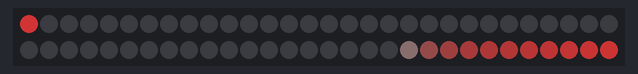
Bench run of a sketch on a simulated Arduino Uno, built with avr-gcc and run on an emulated ATmega328P. Shown: 60 RGB LEDs in strip order, left to right, continuing on the next row. Dim RGB values are drawn brighter than linear.

Above: at 0.16 s.
At 0.82 s:
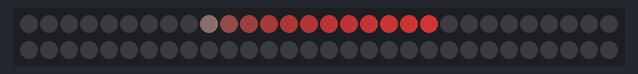
At 1.8 s:
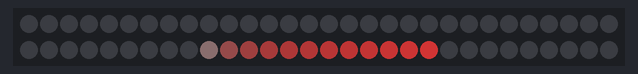

Measured:
- by itself, everything shown: repeats every 2.0 s, in 6 steps

The sketch:

looping_trail.ino
```cpp
#include <Adafruit_NeoPixel.h>
#ifdef __AVR__
  #include <avr/power.h>
#endif

#define PIN            6
#define NUMPIXELS      60
#define TRAIL_LENGTH   12
#define DELAY          30

Adafruit_NeoPixel pixels = Adafruit_NeoPixel(NUMPIXELS, PIN, NEO_GRB + NEO_KHZ800);

int trail_indices[TRAIL_LENGTH];
uint32_t trail_colors[TRAIL_LENGTH];
int r = 120;
int g = 30;
int b = 30;

void setup() {
  setup_trail_colors();
  pixels.begin();
  pixels.show();
}

void loop() {
  for (int i = 0; i < NUMPIXELS; i++) {
    set_trail_indices(i, &trail_indices[0]);

    pixels.clear();
    for (int j = 0; j < TRAIL_LENGTH; j++) {
      pixels.setPixelColor(trail_indices[j], trail_colors[j]);
    }
    pixels.show();

    delay(DELAY);
  }
}

// set_trail_indices fills `arr` with the indices of
// the pixels in the trail, looping over the end
void set_trail_indices(int first_index, int *arr) {
  for (int i = 0; i < TRAIL_LENGTH; i++) {
    int index = first_index - i;
    if (index < 0) {
      index = NUMPIXELS + index;
    }
    arr[i] = index;
  }
}

// setup_trail_colors fills the global `trail_colors` to
// start with the global r,g,b, and fade to black over
// `TRAIL_LENGTH` pixels
void setup_trail_colors() {
  int r_step = r / TRAIL_LENGTH;
  int g_step = g / TRAIL_LENGTH;
  int b_step = b / TRAIL_LENGTH;

  for (int i = 0; i < TRAIL_LENGTH; i++) {
    trail_colors[i] = pixels.Color(r, g, b);
    r = r - r_step;
    g = g - g_step;
    b = b - b_step;
  }
}
```
